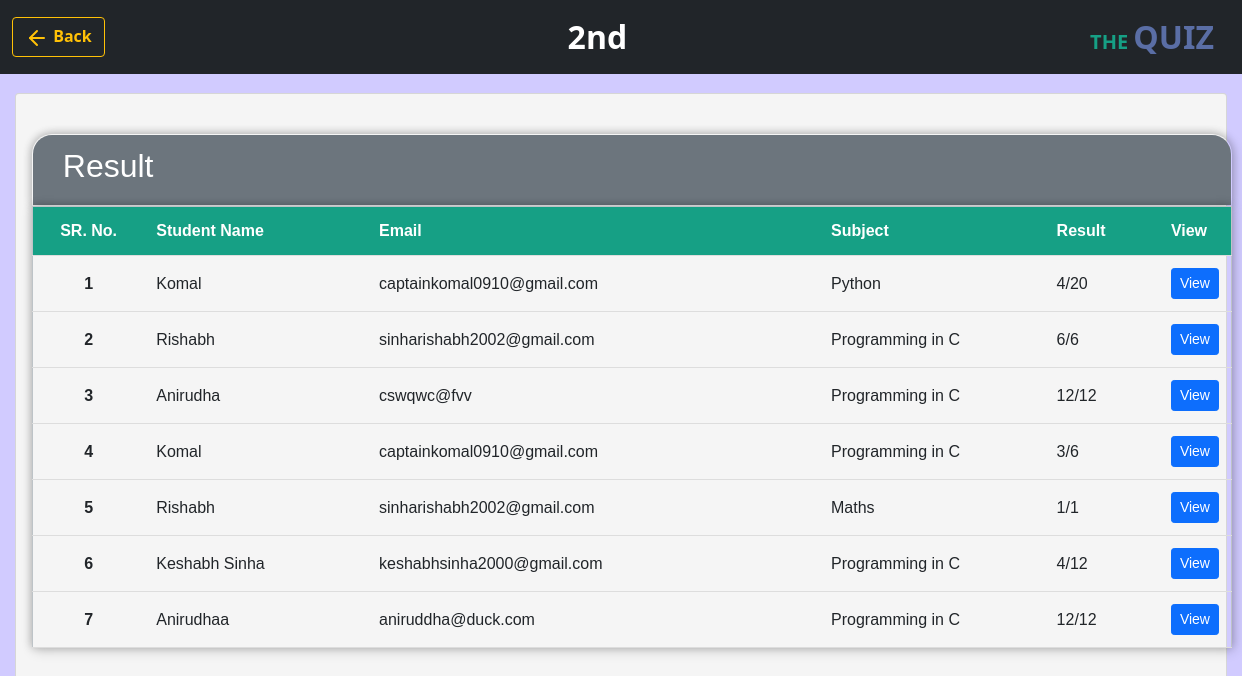
The app's page /admin/view_result.php?StudentResults=2 (signed in) with its own data.
### tables this page shows
CREATE TABLE `results` (
  `rid` int(5) NOT NULL,
  `student_name` varchar(100) NOT NULL,
  `email` varchar(100) NOT NULL,
  `class_id` int(11) NOT NULL,
  `sid` varchar(10) NOT NULL,
  `quiz_subject_id` int(11) NOT NULL,
  `subject` varchar(100) NOT NULL,
  `total_question` varchar(10) NOT NULL,
  `correct_answer` varchar(10) NOT NULL,
  `wrong_answer` varchar(10) NOT NULL,
  `subject_marks` int(11) NOT NULL
);

### admin/view_result.php (the view, shortened to what this page needs)
<?php
include "../Partial/dpconnect.php";
    ?>
<!doctype html>
<html lang="en">
<head>
    <link href="https://cdn.jsdelivr.net/npm/bootstrap@5.1.3/dist/css/bootstrap.min.css" rel="stylesheet"
>
</head>
<body>
    <?php
$class_id=$_SESSION['class_id'];
$class_name=$_SESSION['class_name'];
?>
   <nav class="navbar navbar-expand-lg navbar-dark bg-dark">
        <div class="container-fluid">
            <form action="/Quiz/admin/result.php">
                <button class="btn btn-outline-warning" type="submit"><i data-feather="arrow-left"></i>
                    <b>Back</b>
                </button>
            </form>
            <div class=""><b>
                    <font size="6" color="white"> <?php echo "&nbsp &nbsp &nbsp ".$class_name." &nbsp &nbsp &nbsp"; ?>
                    </font>
                </b></div>
            <a class="navbar-brand" href="/Quiz/admin/add_class.php"><b>
                    <font color="#16a085">THE </font>
                    <font size="6" color="#5A6EA5"> QUIZ </font>
                </b></a>
        </div>
    </nav>
    <div class="main">
        <div class="row">
            <div class="col-md-12 mt-1">
                <div class="card mb-3 content">
                    <div class="card-body">
                        <center>
                            <br>
                            <table style="border-radius: 20px 20px 0 0; overflow: hidden; ">
                        <tr id="title" class="bg-secondary">
                            <th>
                                <h2>&nbsp Result</h2>
                            </th>
                        </tr>
                    </table>
                        <table id="mytable">
                            <thead>
                                <tr id="header">
                                    <th scope="col" width="10%">
                                        <center>SR. No.</center>
                                    </th>
                                    <th scope="col" width="20%">Student Name</th>
                                    <th scope="col" width="40%">Email</th>
                                    <th scope="col" width="20%">Subject</th>
                                    <th scope="col" width="10%">Result</th>
                                    <th scope="col" width="10%">View</th>
                                </tr>
                            </thead>
                            <tbody>
                                <?php
              $sql = "SELECT * FROM `results` WHERE `class_id` = '$class_id'";
              $result = mysqli_query($conn, $sql);
              $sno = 0;
              while($row = mysqli_fetch_assoc($result)){
                  $sno+=1;
                  echo "<tr>
                  <th scope='row'><center>$sno</center></th>
                  <td>" . $row['student_name'] . "</td>
                  <td>" . $row['email'] . "</td>
                  <td>" . $row['subject'] . "</td>
                  <td>" .
                  $row['subject_marks']/$row['total_question']*$row['correct_answer']."/"
                  . $row['subject_marks']."</td>
                  <td><button class='view btn btn-sm btn-primary'  type='submit'>View</button>
                  <input type='hidden' id='quiz_subject_id_for_result' value='" . $row['quiz_subject_id'] ."'>
              </tr>";
              }
          ?>
                            </tbody>
            </table>
                    </div>
                </div>
            </div>
        </div>
</body>
</html>

### admin/view_result.php (style rules this page uses)
body { background-color: rgb(209, 203, 255); }
.main { padding: 15px; font-family: Arial, Helvetica, sans-serif; }
.card { position: relative; display: flex; flex-direction: column; height: 200%; }
.content { background-color: whitesmoke; }
table { position: relative; top: 50%; border-collapse: collapse; width: 1200px; border: 1px solid #bdc3c7; box-shadow: 2px 2px 12px rgba(0, 0, 0, 0.2), -1px -1px 8px rgba(0, 0, 0, 0.2); }
tr { transition: all .2s ease-in; cursor: pointer; }
th, td { padding: 12px; text-align: left; border-bottom: 1px solid #ddd; }
#header { background-color: #16a085; color: #fff; }
#title { background-color: #5A6EA5; color: #fff; }

### records on screen
results: student_name "Komal", email "captainkomal0910@gmail.com", subject "Python", $row['subject_marks']/$row['total_question']*$row['correct_answer'] "4", subject_marks "20"
results: student_name "Rishabh", email "sinharishabh2002@gmail.com", subject "Programming in C", subject_marks "6"
results: student_name "Anirudha", email "cswqwc@fvv", subject "Programming in C", subject_marks "12"
results: student_name "Komal", email "captainkomal0910@gmail.com", subject "Programming in C", $row['subject_marks']/$row['total_question']*$row['correct_answer'] "3", subject_marks "6"
results: student_name "Rishabh", email "sinharishabh2002@gmail.com", subject "Maths", subject_marks "1"
results: student_name "Keshabh Sinha", email "keshabhsinha2000@gmail.com", subject "Programming in C", $row['subject_marks']/$row['total_question']*$row['correct_answer'] "4", subject_marks "12"
results: student_name "Anirudhaa", email "aniruddha@duck.com", subject "Programming in C", subject_marks "12"

### other values on screen
$class_name "2nd"
